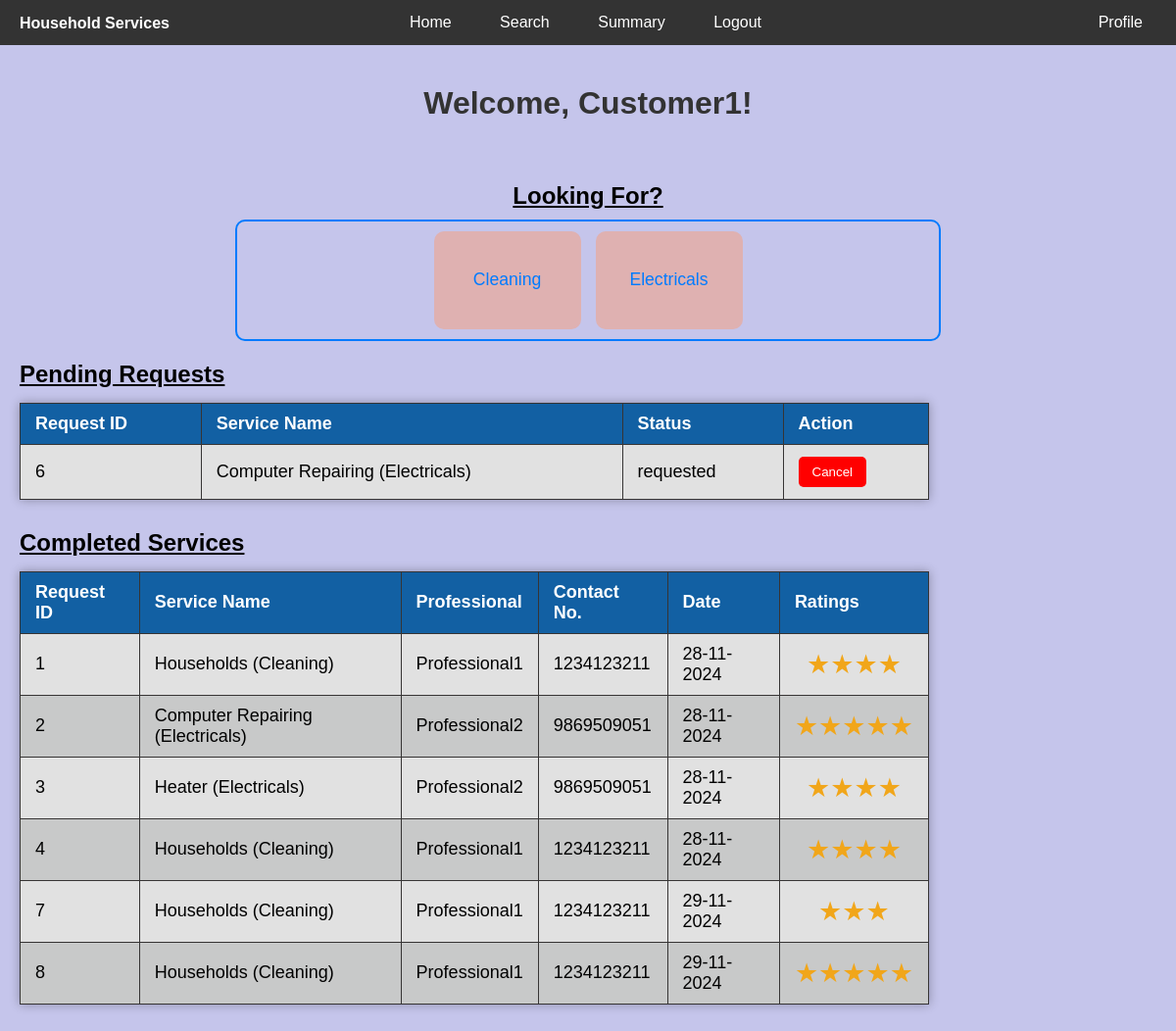
/customer_dashboard (signed in), run on the app's committed database.
### backend/models.py (models this page shows)
class Customer(db.Model):
    id = db.Column(db.Integer, primary_key=True)
    user_id = db.Column(db.Integer, db.ForeignKey('user.id'), nullable=False)
    full_name = db.Column(db.String(50), nullable=False)
    contact = db.Column(db.String(10), nullable=False)
    address = db.Column(db.String(100), nullable=False)
    pin_code = db.Column(db.Integer, nullable=False)
    user = db.relationship('User',cascade='all,delete', backref=db.backref('customer',uselist=False), uselist=False)
    requests = db.relationship('ServiceRequest',backref=db.backref('customer',uselist=False),cascade='all,delete')

class Service(db.Model):
    id = db.Column(db.Integer, primary_key=True)
    service_name = db.Column(db.String(100), nullable=False, unique=True)
    packages = db.relationship('Package', backref=db.backref('service', uselist=False), lazy=True, cascade='all,delete')
    professional = db.relationship('Professional', backref=db.backref('service', uselist=False), lazy=True, cascade='all,delete')

class ServiceRequest(db.Model):
    id = db.Column(db.Integer, primary_key=True)
    customer_id = db.Column(db.Integer, db.ForeignKey('customer.id'), nullable=False)
    professional_id = db.Column(db.Integer, db.ForeignKey('professional.id'), nullable=True)
    package_id = db.Column(db.Integer, db.ForeignKey('package.id'), nullable=False)
    date_of_request = db.Column(db.DateTime, default=datetime.utcnow, nullable=False)
    date_of_complete = db.Column(db.DateTime)
    status = db.Column(db.String(20), default='requested', nullable=False)  # requested, accepted, rejected, cancelled, completed
    rating = db.Column(db.Integer, nullable=True) # out of 5

class Package(db.Model):
    id = db.Column(db.Integer, primary_key=True)
    service_id = db.Column(db.Integer, db.ForeignKey('service.id'), nullable=False)
    package_name = db.Column(db.String(255), nullable=False)
    price = db.Column(db.Float, nullable=False)
    requests = db.relationship('ServiceRequest', backref=db.backref('package', uselist=False),cascade='all,delete')

class Professional(db.Model):
    id = db.Column(db.Integer, primary_key=True)
    user_id = db.Column(db.Integer, db.ForeignKey('user.id'), nullable=False)
    full_name= db.Column(db.String(50), nullable=False)
    contact = db.Column(db.String(10), nullable=False)
    address = db.Column(db.String(100), nullable=False)
    pin_code = db.Column(db.Integer, nullable=False)
    experience = db.Column(db.Integer, nullable=False)
    service_id = db.Column(db.Integer, db.ForeignKey('service.id'), nullable=False)
    user = db.relationship('User',cascade='all,delete', backref=db.backref('professional',uselist=False), uselist=False)
    requests=db.relationship('ServiceRequest',backref=db.backref('professional',uselist=False),cascade='all,delete')

### backend/controllers.py (the view)
@app.route('/customer_dashboard')
def customer_dashboard():
    try:
        if check_customer() == False:
            return redirect(url_for('home', msg="You are not logged in as a customer!"))
        user = User.query.filter_by(id=session['user_id']).first()
        if user.user_status == 'blocked':
            return render_template('login.html',msg = "Your account has been blocked!")
        customer = user.customer
        services = Service.query.all()
        service_requests = ServiceRequest.query.filter(ServiceRequest.customer_id==user.customer.id).all()
        no_package_found = request.args.get('no_package_found') # to give a pop up if there is no package made for a service
        msg= request.args.get('msg')
        req=[]
        for requests in service_requests:
            req.append(requests.status)
        rating = {}
        rating['rating_popup']=request.args.get('rating_popup')
        if rating['rating_popup'] == 'True':
            rating['request_id']=request.args.get('request_id')
            rating['professional_name']=ServiceRequest.query.filter(ServiceRequest.id==rating['request_id']).first().professional.full_name
            rating['package_name']=ServiceRequest.query.filter(ServiceRequest.id==rating['request_id']).first().package.package_name
        return render_template('customer_dash.html',customer=customer,services=services,service_requests=service_requests,no_package_found=no_package_found,req=req,rating=rating,msg=msg)
    except:
        return redirect(url_for('home',msg = "Your account has been deleted!"))

### backend/controllers.py (called while the page is built)
def check_customer():
    if 'user_id' in session and session['role'] == 'customer':
        return True
    return False

### templates/customer_dash.html (shortened to what this page needs)
{% extends "customer_layout.html" %}
{% block content %}
<div class="rest">
    <h1>Welcome, {{ customer.full_name }}!</h1>
        <div class="service-selection">
            <h2>Looking For?</h2>
            <div class="service-buttons">
                {% if services %}
                    {% for service in services %}
                            <button  onclick="window.location.href='/customer/{{ customer.id }}/request_service/{{ service.id }}'">
                                {{ service.service_name }}
                            </button>
                    {% endfor %}
                {% else %}
                    <p>No services available at the moment.</p>
                {% endif %}
            </div>
        </div>
        {% if 'requested' in req %}
        <h2>Pending Requests</h2>
        <table class="table-style">
            <thead>
                <tr>
                    <th>Request ID</th>
                    <th>Service Name</th>
                    <th>Status</th>
                    <th>Action</th>
                </tr>
            </thead>
            <tbody>
                    {% for request in service_requests %}
                    {% if request.status == 'requested' %}
                    <tr>
                        <td>{{ request.id }}</td>
                        <td>{{ request.package.package_name }} ({{request.package.service.service_name}})</td>
                        <td>{{ request.status}}</td>
                        {% if request.status == 'requested' %}
                            <td><button class="red-button" onclick="window.location.href='/customer/{{ customer.id }}/cancel_request/{{ request.id }}'">Cancel</button></td>
                        {% else %}
                            <td>-</td>
                        {% endif %}
                    </tr>
                    {% endif %}
                    {% endfor %}
            </tbody>
        </table>
        {% endif %}
        {% if 'completed' in req %}
        <h2>Completed Services</h2>
        <table class="table-style">
            <thead>
                <tr>
                    <th>Request ID</th>
                    <th>Service Name</th>
                    <th>Professional</th>
                    <th>Contact No.</th>
                    <th>Date</th>
                    <th>Ratings</th>
                </tr>
            </thead>
            <tbody>
                    {% for request in service_requests %}
                    {% if request.status == 'completed'%}
                    <tr>
                        <td>{{ request.id }}</td>
                        <td>{{ request.package.package_name }} ({{request.package.service.service_name}})</td>
                        <td>{{ request.professional.full_name }}</td>
                        <td>{{ request.professional.contact }}</td>
                        <td>{{ request.date_of_complete.strftime("%d-%m-%Y") }}</td>
                        {% if request.rating %}
                            <td class="star">
                                {% for i in range(request.rating) %}★{% endfor %}</td>
                        {% else %}
                            <td><button class="green" onclick="window.location.href='/customer_rating/{{ request.id }}'">Give Rating</button></td>
                        {% endif %}
                    </tr>
                    {% endif %}
                    {% endfor %}
            </tbody>
        </table>
        {% endif %}
</div>
</div>
{% endblock %}

### templates/customer_layout.html (shortened to what this page needs)
<!DOCTYPE html>
<html lang="en">
<head>
    <link rel="stylesheet" href="/static/styles/main.css">
</head>
<body class="customer-page">
    <div class="nav">
        <nav>
            <ul>
                <li><p>Household Services</p></li>
                <li><a href="/customer_dashboard">Home</a></li>
                <li><a href="/customer/search">Search</a></li>
                <li><a href="/summary/customer">Summary</a></li>
                <li><a href="/logout">Logout</a></li>
                <li><a href="/customer_profile" class="profile">Profile</a></li>
            </ul>
        </nav>
    </div>
    <div class="content">
        {% block content %}{% endblock %}
</body>
</html>

### static/styles/main.css (style rules this page uses)
body { font-family: Arial, sans-serif; background-color: #c5c5eb; margin: 0; display: flex; flex-direction: column; }
h1 { text-align: center; color: #333; }
p { margin: 15px auto 0px auto; }
nav ul { list-style-type: none; padding: 0; margin: 0px; background-color: #333; width: 100%; text-align: center; }
nav ul li { display: inline-block; margin-right: 5px; }
nav ul li a { color: white; padding: 14px 20px; text-decoration: none; display: inline-block; }
.profile { position: absolute; right: 20px; top: 0px; padding: 14px; }
nav p { position: absolute; left: 20px; top: 0px; color: white; font-weight: bold; }
.rest { display: flex; flex-direction: column; padding: 20px; }
h2 { text-decoration: underline; }
h2, h3 { margin-bottom: 5px; }
.red-button { background-color: #ff0000; padding: 8px 14px; color: white; border: none; border-radius: 5px; cursor: pointer; margin: 2px auto 2px auto; }
.table-style { border-collapse: collapse; width: 80%; margin: 10px 0; font-size: 18px; text-align: left; box-shadow: 0 0 10px rgba(0, 0, 0, 0.3); }
.table-style th, .table-style td { padding: 10px 15px; border: 1px solid #363434; }
.table-style th { background-color: #1260a3; color: white; }
.table-style tr:nth-child(even) { background-color: #c8c9c9; }
.table-style tr:nth-child(odd) { background-color: #e1e1e1; }
.service-selection { display: flex; flex-direction: column; align-items: center; text-align: center; margin-top: 20px; }
.service-selection h2 { margin-bottom: 10px; }
.service-buttons { display: flex; justify-content: center; flex-wrap: wrap; gap: 15px; border: 2px solid #007BFF; border-radius: 10px; padding: 10px; width: 60%; }
.service-buttons button { width: 150px; height: 100px; border: 2px solid #007BFF; border-radius: 10px; display: flex; align-items: center; justify-content: center; background: rgb(223, 177, 177); border: none; font-size: 1.1em; color: #007BFF; cursor: pointer; }
.star { font-size: 1.5em; color: #f1a61a; text-align: center; }

### data on the page
Customer: full_name "Customer1"
Service: service_name "Cleaning"
Service: service_name "Electricals"
ServiceRequest: id "6", package.package_name "Computer Repairing", package.service.service_name "Electricals", status "requested"
ServiceRequest: id "1", package.package_name "Households", package.service.service_name "Cleaning", professional.full_name "Professional1", professional.contact "1234123211", date_of_complete "28-11-2024", status "completed" (drawn)
ServiceRequest: id "2", package.package_name "Computer Repairing", package.service.service_name "Electricals", professional.full_name "Professional2", professional.contact "9869509051", date_of_complete "28-11-2024", status "completed" (drawn)
ServiceRequest: id "3", package.package_name "Heater", package.service.service_name "Electricals", professional.full_name "Professional2", professional.contact "9869509051", date_of_complete "28-11-2024", status "completed" (drawn)
ServiceRequest: id "4", package.package_name "Households", package.service.service_name "Cleaning", professional.full_name "Professional1", professional.contact "1234123211", date_of_complete "28-11-2024", status "completed" (drawn)
ServiceRequest: id "7", package.package_name "Households", package.service.service_name "Cleaning", professional.full_name "Professional1", professional.contact "1234123211", date_of_complete "29-11-2024", status "completed" (drawn)
ServiceRequest: id "8", package.package_name "Households", package.service.service_name "Cleaning", professional.full_name "Professional1", professional.contact "1234123211", date_of_complete "29-11-2024", status "completed" (drawn)
